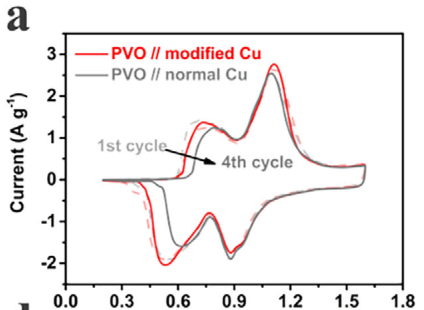
#> input picture testdata/real_image_evidence/successful_controls/P7_05_PR16_single_figure/input/extracted_figures/MAIN/PANEL_A.png, 424 x 310 px
$ python build_manual_reconstruction.py
#> lines starting #> are read from the running program, lines starting #| are printed output that depends on the picture
"""OPTIONAL isolated diagnostic: reconstruct panel A from an existing MANUAL-assisted CSV.

This is NOT part of the automatic test statistics. All plot_box/anchors/points
came from a previously documented manual annotation, not from Skill automation.
"""
from __future__ import annotations

import csv
import shutil
from pathlib import Path

from PIL import Image, ImageDraw

BASE = Path(__file__).resolve().parent.parent
SRC_CSV = Path(
    r"E:\Zinc_batters_datas\Figure_digitization_pr16_test\test_outputs"
    r"\chem-literacy_10.1002_adfm.75805\data\Figure5_panel_a_4th_cycle_manual.csv"
)
ORIGINAL = BASE / "original" / "source_image.png"


def main() -> None:
    data_dir = BASE / "manual_assisted_diagnostic" / "data"
    rec_dir = BASE / "manual_assisted_diagnostic" / "reconstructed"
    cmp_dir = BASE / "manual_assisted_diagnostic" / "comparisons"
    for d in (data_dir, rec_dir, cmp_dir):
        d.mkdir(parents=True, exist_ok=True)
    csv_path = data_dir / "panel_a_manual_series.csv"
    shutil.copy2(SRC_CSV, csv_path)
    with csv_path.open(encoding="utf-8") as f:
#> (reads testdata/real_image_evidence/successful_controls/P7_05_PR16_single_figure/manual_assisted_diagnostic/data/panel_a_manual_series.csv from the repository)
        rows = list(csv.DictReader(f))
    xs = [float(r["x_value"]) for r in rows]
    ys = [float(r["y_value"]) for r in rows]
    px = [float(r["pixel_x"]) for r in rows]
    py = [float(r["pixel_y"]) for r in rows]

    W, H = 900, 620
    pad_l, pad_r, pad_t, pad_b = 90, 40, 70, 70
    im = Image.new("RGB", (W, H), "white")
#> im: PIL image 900x620 RGB; every value is 255
    d = ImageDraw.Draw(im)
    d.text((20, 14), "PANEL A RECONSTRUCTED FROM MANUAL-ASSISTED EXTRACTED DATA (25 points)", fill=(150, 0, 0))
    d.text((20, 32), "NOT an automatic Skill extraction; diagnostic only", fill=(150, 0, 0))
    xmin, xmax, ymin, ymax = min(xs), max(xs), min(ys), max(ys)
    xspan, yspan = (xmax - xmin) or 1, (ymax - ymin) or 1
    x0, x1 = pad_l, W - pad_r
    y0, y1 = pad_t, H - pad_b
    d.rectangle((x0, y0, x1, y1), outline="black", width=2)
    for i in range(6):
        yy = y0 + (y1 - y0) * i / 5
        val = ymax - yspan * i / 5
        d.line((x0, yy, x1, yy), fill=(225, 225, 225))
        d.text((8, yy - 6), f"{val:.2f}", fill="black")
    for i in range(7):
        xx = x0 + (x1 - x0) * i / 6
        val = xmin + xspan * i / 6
        d.text((xx - 12, y1 + 6), f"{val:.2f}", fill="black")
    d.text((W // 2 - 60, H - 28), "Voltage (V)", fill="black")
    d.text((12, H // 2 - 60), "Current (A g-1)", fill="black")
    pts = [
        (x0 + (x - xmin) / xspan * (x1 - x0), y0 + (ymax - y) / yspan * (y1 - y0))
        for x, y in zip(xs, ys)
    ]
    d.line(pts, fill=(220, 0, 0), width=3)
    for p in pts:
        d.ellipse((p[0] - 3, p[1] - 3, p[0] + 3, p[1] + 3), fill=(220, 0, 0))
#> this loop made 25 passes
#> p on passes 1 to 12: (90, 550), (167, 550), (228.6, 541.6), (259.4, 499.5), (281, 402.6), (299.4, 339.5), (321, 314.2), (351.8, 310), (382.6, 331.1), (413.4, 364.7), (444.2, 377.4), (475, 331.1)
    d.text((x0 + 10, y0 + 10), "series: PVO // modified Cu, 4th cycle anodic (manual)", fill=(220, 0, 0))
    im.save(rec_dir / "panel_a_reconstructed.png")
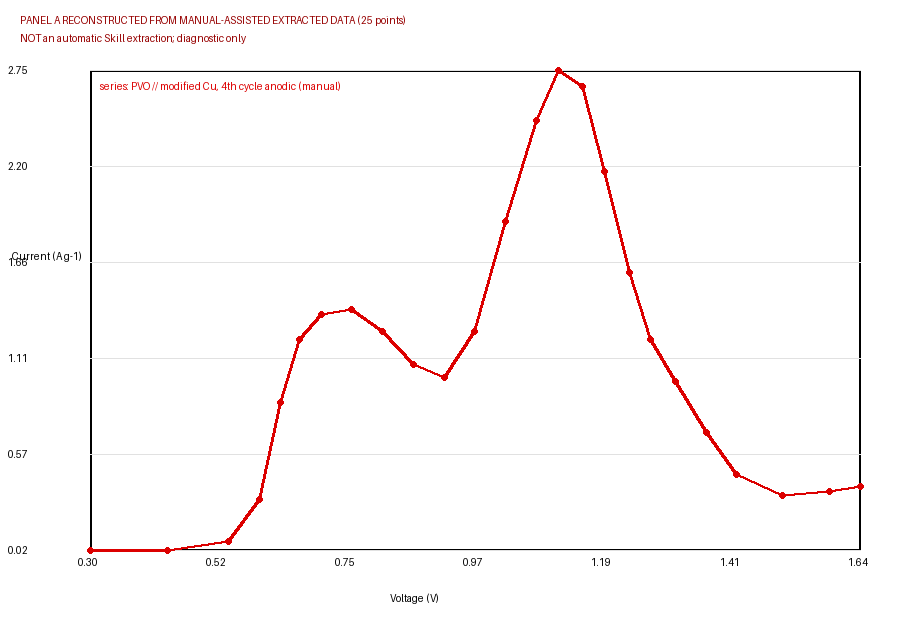
#> saved as panel_a_reconstructed.png: PIL image 900x620 RGB; mean R, G, B 252.3, 249.8, 249.8

    # Original crop from this run's input package (panel A region).
    with Image.open(BASE / "input" / "extracted_figures" / "MAIN" / "PANEL_A.png") as src:
#> src is the input picture: PIL image 424x310 RGB; mean R, G, B 242.3, 239.1, 239.1
        original = src.convert("RGB")
    original.thumbnail((600, 420))
    panel_a = original
    # Manual CSV pixel coordinates are in the WHOLE-image frame; PANEL_A crop
    # origin is (18, 12). Subtract the crop origin before overlaying.
    ox, oy = 18, 12
    overlay = Image.open(BASE / "input" / "extracted_figures" / "MAIN" / "PANEL_A.png").convert("RGB")
    od = ImageDraw.Draw(overlay)
    cx = [x - ox for x in px]
    cy = [y - oy for y in py]
    od.line(list(zip(cx, cy)), fill=(255, 0, 0), width=2)
    for x, y in zip(cx, cy):
        od.ellipse((x - 2, y - 2, x + 2, y + 2), fill=(255, 0, 0))
    overlay.thumbnail((600, 420))

    W2, H2 = 1280, 520
    cmp = Image.new("RGB", (W2, H2), "white")
#> cmp: PIL image 1280x520 RGB; every value is 255
    dc = ImageDraw.Draw(cmp)
    dc.text((10, 8), "MANUAL-ASSISTED DIAGNOSTIC (NOT part of automatic results)", fill=(150, 0, 0))
    dc.text((10, 470), "Left: original panel A | Middle: reconstruction from 25 extracted points | Right: extracted points overlaid", fill="black")
    cmp.paste(panel_a, (10, 40))
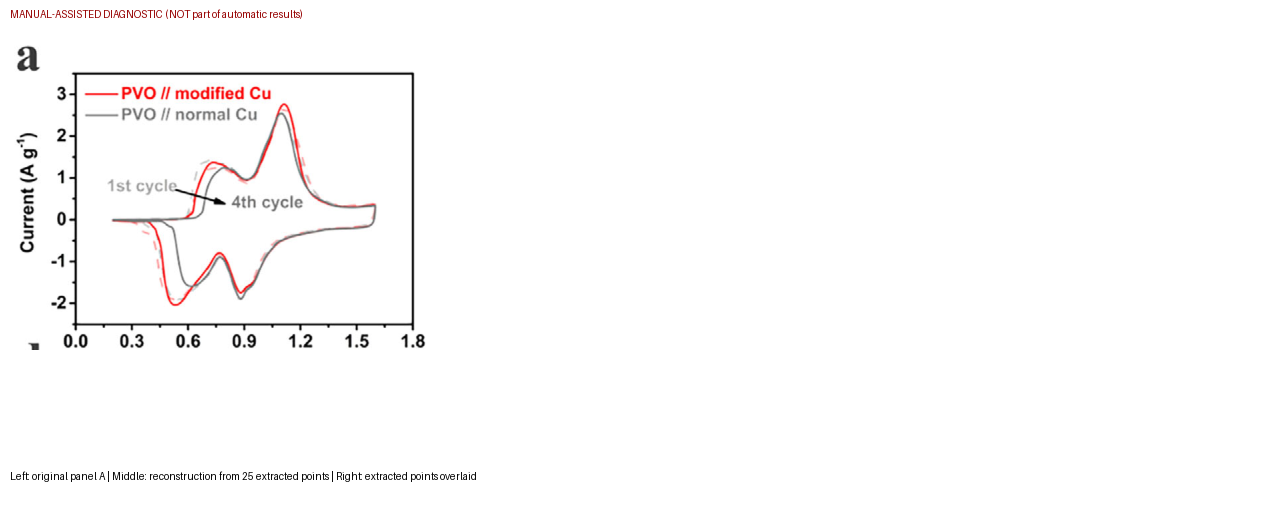
#> cmp: PIL image 1280x520 RGB; mean R, G, B 252, 251.2, 251.2
    cmp.paste(Image.open(rec_dir / "panel_a_reconstructed.png").resize((600, 420)), (430, 40))
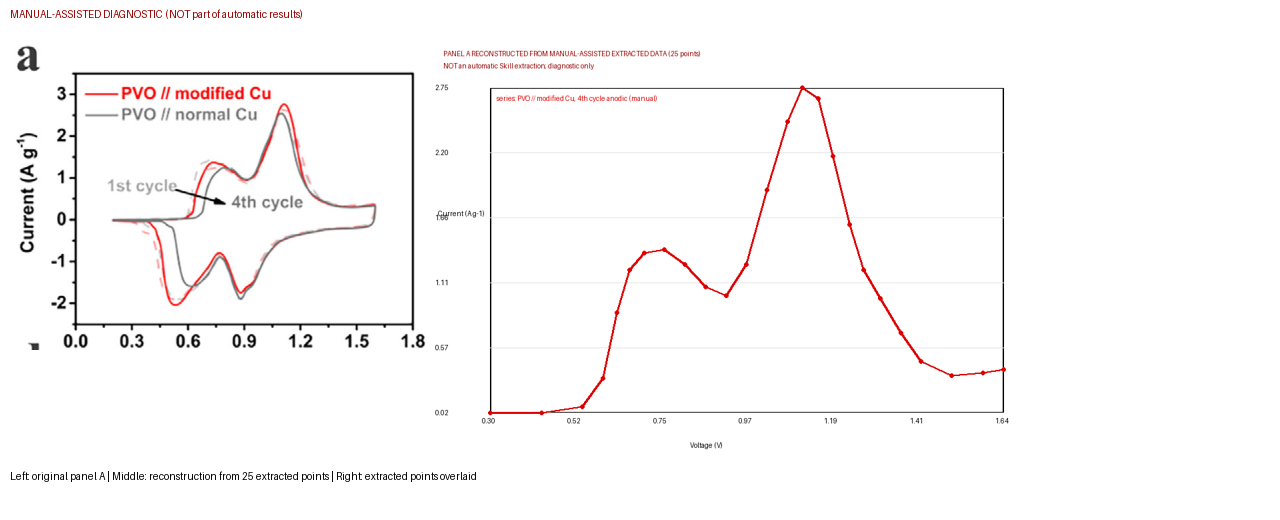
#> cmp: PIL image 1280x520 RGB; mean R, G, B 250.9, 249.2, 249.2
    cmp.paste(overlay, (860, 40))
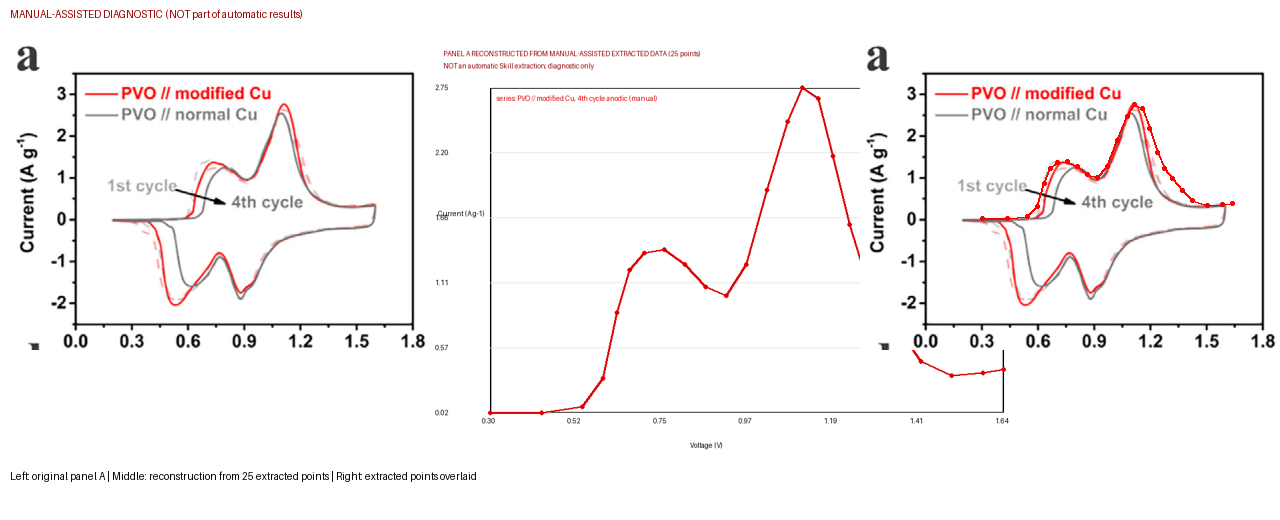
#> cmp: PIL image 1280x520 RGB; mean R, G, B 248.7, 246.1, 246
    cmp.save(cmp_dir / "panel_a_comparison_manual_assisted.png")
    print("manual diagnostic written; points =", len(rows))


if __name__ == "__main__":
    main()
